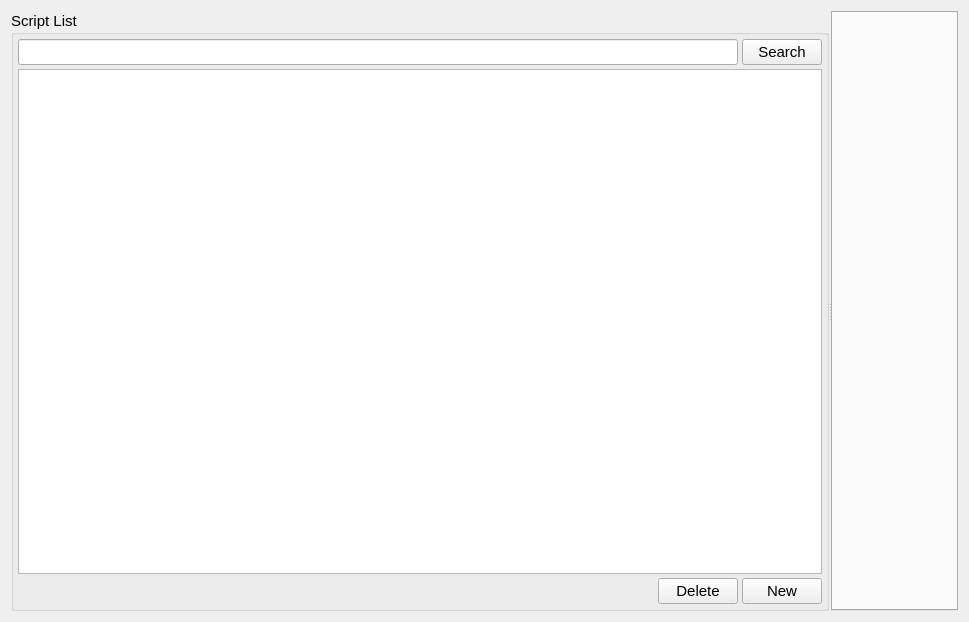
<?xml version="1.0" encoding="UTF-8"?>
<ui version="4.0">
 <class>ScriptManager</class>
 <widget class="QWidget" name="ScriptManager">
  <property name="geometry">
   <rect>
    <x>0</x>
    <y>0</y>
    <width>969</width>
    <height>622</height>
   </rect>
  </property>
  <property name="minimumSize">
   <size>
    <width>640</width>
    <height>480</height>
   </size>
  </property>
  <property name="windowTitle">
   <string>Form</string>
  </property>
  <layout class="QVBoxLayout" name="verticalLayout_2">
   <item>
    <widget class="QSplitter" name="splitterMain">
     <property name="orientation">
      <enum>Qt::Horizontal</enum>
     </property>
     <property name="handleWidth">
      <number>2</number>
     </property>
     <widget class="QGroupBox" name="groupBox">
      <property name="font">
       <font>
        <pointsize>11</pointsize>
       </font>
      </property>
      <property name="title">
       <string>Script List</string>
      </property>
      <property name="flat">
       <bool>true</bool>
      </property>
      <property name="checkable">
       <bool>false</bool>
      </property>
      <layout class="QVBoxLayout" name="verticalLayout">
       <property name="spacing">
        <number>4</number>
       </property>
       <property name="leftMargin">
        <number>4</number>
       </property>
       <property name="topMargin">
        <number>4</number>
       </property>
       <property name="rightMargin">
        <number>4</number>
       </property>
       <property name="bottomMargin">
        <number>4</number>
       </property>
       <item>
        <layout class="QHBoxLayout" name="horizontalLayout_2">
         <item>
          <widget class="QLineEdit" name="lineEditSearchString"/>
         </item>
         <item>
          <widget class="QPushButton" name="pushButtonStartSearch">
           <property name="font">
            <font>
             <pointsize>11</pointsize>
            </font>
           </property>
           <property name="text">
            <string>Search</string>
           </property>
          </widget>
         </item>
        </layout>
       </item>
       <item>
        <widget class="QListView" name="listViewScriptList"/>
       </item>
       <item>
        <layout class="QHBoxLayout" name="horizontalLayout">
         <item>
          <spacer name="horizontalSpacer">
           <property name="orientation">
            <enum>Qt::Horizontal</enum>
           </property>
           <property name="sizeHint" stdset="0">
            <size>
             <width>40</width>
             <height>20</height>
            </size>
           </property>
          </spacer>
         </item>
         <item>
          <widget class="QPushButton" name="pushButtonDeleteScript">
           <property name="font">
            <font>
             <pointsize>11</pointsize>
            </font>
           </property>
           <property name="text">
            <string>Delete</string>
           </property>
          </widget>
         </item>
         <item>
          <widget class="QPushButton" name="pushButtonCreateNewScript">
           <property name="font">
            <font>
             <pointsize>11</pointsize>
            </font>
           </property>
           <property name="text">
            <string>New</string>
           </property>
          </widget>
         </item>
        </layout>
       </item>
      </layout>
     </widget>
     <widget class="QTabWidget" name="tabWidgetSourcesDocument">
      <property name="tabShape">
       <enum>QTabWidget::Rounded</enum>
      </property>
      <property name="currentIndex">
       <number>-1</number>
      </property>
      <property name="iconSize">
       <size>
        <width>10</width>
        <height>10</height>
       </size>
      </property>
      <property name="documentMode">
       <bool>false</bool>
      </property>
      <property name="tabsClosable">
       <bool>true</bool>
      </property>
     </widget>
    </widget>
   </item>
  </layout>
 </widget>
 <resources/>
 <connections/>
</ui>
